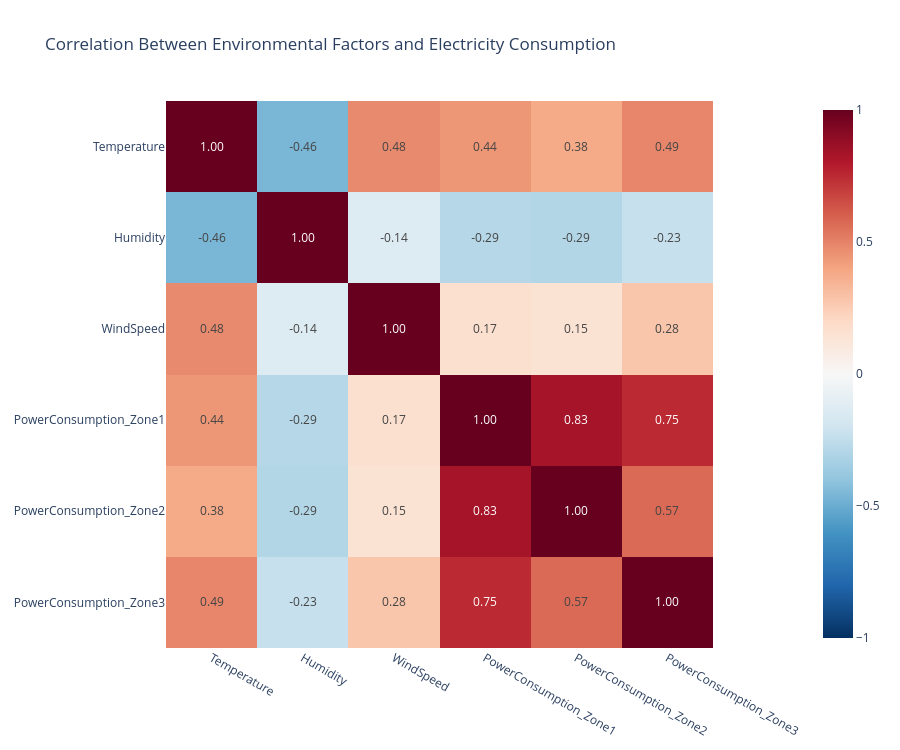

Here is the notebook cell this chart was saved with:
### Code cell
# Environmental factor relationships

correlation_cols = [
    'Temperature',
    'Humidity',
    'WindSpeed',
    'PowerConsumption_Zone1',
    'PowerConsumption_Zone2',
    'PowerConsumption_Zone3'
]

correlation_matrix = df[correlation_cols].corr()

fig = px.imshow(
    correlation_matrix,
    text_auto='.2f',
    color_continuous_scale='RdBu_r',
    zmin=-1,
    zmax=1,
    title='Correlation Between Environmental Factors and Electricity Consumption'
)

fig.update_layout(
    template='plotly_white',
    height=750,
    width=900
)

fig.show()

### Figure 1 — Plotly figure (JSON) as saved in the notebook; plotly's stock layout.template omitted (floating-point values rounded to 4 significant figures)
{"data": [{"coloraxis": "coloraxis", "hovertemplate": "x: %{x}<br>y: %{y}<br>color: %{z}<extra></extra>", "name": "0", "texttemplate": "%{z:.2f}", "type": "heatmap", "x": ["Temperature", "Humidity", "WindSpeed", "PowerConsumption_Zone1", "PowerConsumption_Zone2", "PowerConsumption_Zone3"], "xaxis": "x", "y": ["Temperature", "Humidity", "WindSpeed", "PowerConsumption_Zone1", "PowerConsumption_Zone2", "PowerConsumption_Zone3"], "yaxis": "y", "z": [[1.0, -0.4602, 0.4771, 0.4402, 0.3824, 0.4895], [-0.4602, 1.0, -0.1359, -0.2874, -0.295, -0.233], [0.4771, -0.1359, 1.0, 0.1674, 0.1464, 0.2786], [0.4402, -0.2874, 0.1674, 1.0, 0.8345, 0.7507], [0.3824, -0.295, 0.1464, 0.8345, 1.0, 0.5709], [0.4895, -0.233, 0.2786, 0.7507, 0.5709, 1.0]]}], "layout": {"coloraxis": {"autocolorscale": false, "cmax": 1, "cmin": -1, "colorscale": [[0, "rgb(5,48,97)"], [0.1, "rgb(33,102,172)"], [0.2, "rgb(67,147,195)"], [0.3, "rgb(146,197,222)"], [0.4, "rgb(209,229,240)"], [0.5, "rgb(247,247,247)"], [0.6, "rgb(253,219,199)"], [0.7, "rgb(244,165,130)"], [0.8, "rgb(214,96,77)"], [0.9, "rgb(178,24,43)"], [1, "rgb(103,0,31)"]]}, "height": 750, "title": {"text": "Correlation Between Environmental Factors and Electricity Consumption"}, "width": 900, "xaxis": {"anchor": "y", "constrain": "domain", "domain": [0, 1], "scaleanchor": "y"}, "yaxis": {"anchor": "x", "autorange": "reversed", "constrain": "domain", "domain": [0, 1]}}}
